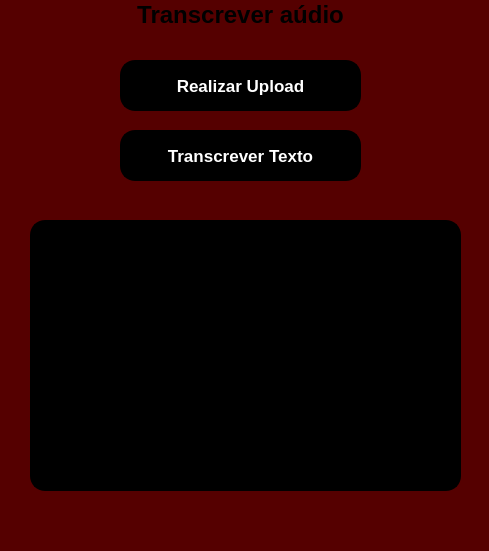
<?xml version="1.0" encoding="UTF-8"?>
<ui version="4.0">
 <class>MainWindow</class>
 <widget class="QMainWindow" name="MainWindow">
  <property name="geometry">
   <rect>
    <x>0</x>
    <y>0</y>
    <width>489</width>
    <height>551</height>
   </rect>
  </property>
  <property name="windowTitle">
   <string>MainWindow</string>
  </property>
  <property name="styleSheet">
   <string notr="true">background-color: rgb(85, 0, 0);</string>
  </property>
  <widget class="QWidget" name="centralwidget">
   <widget class="QLabel" name="label">
    <property name="geometry">
     <rect>
      <x>0</x>
      <y>0</y>
      <width>481</width>
      <height>31</height>
     </rect>
    </property>
    <property name="text">
     <string>&lt;html&gt;&lt;head/&gt;&lt;body&gt;&lt;p align=&quot;center&quot;&gt;&lt;span style=&quot; font-size:18pt; font-weight:600;&quot;&gt;Transcrever aúdio&lt;/span&gt;&lt;/p&gt;&lt;/body&gt;&lt;/html&gt;</string>
    </property>
   </widget>
   <widget class="QPushButton" name="pushButton">
    <property name="geometry">
     <rect>
      <x>120</x>
      <y>60</y>
      <width>241</width>
      <height>51</height>
     </rect>
    </property>
    <property name="font">
     <font>
      <pointsize>13</pointsize>
      <weight>75</weight>
      <bold>true</bold>
     </font>
    </property>
    <property name="styleSheet">
     <string notr="true">background-color: rgb(0, 0, 0);
border-style: outset;
border-width: 2px;
border-radius: 15px;
border-color: black;
color: rgb(255, 255, 255);</string>
    </property>
    <property name="text">
     <string>Realizar Upload</string>
    </property>
   </widget>
   <widget class="QPushButton" name="pushButton_2">
    <property name="geometry">
     <rect>
      <x>120</x>
      <y>130</y>
      <width>241</width>
      <height>51</height>
     </rect>
    </property>
    <property name="font">
     <font>
      <pointsize>13</pointsize>
      <weight>75</weight>
      <bold>true</bold>
     </font>
    </property>
    <property name="styleSheet">
     <string notr="true">background-color: rgb(0, 0, 0);
border-style: outset;
border-width: 2px;
border-radius: 15px;
border-color: black;
color: rgb(255, 255, 255);</string>
    </property>
    <property name="text">
     <string>Transcrever Texto</string>
    </property>
   </widget>
   <widget class="QTextEdit" name="textEdit">
    <property name="geometry">
     <rect>
      <x>30</x>
      <y>220</y>
      <width>431</width>
      <height>271</height>
     </rect>
    </property>
    <property name="styleSheet">
     <string notr="true">background-color: rgb(0, 0, 0);
border-style: outset;
border-width: 2px;
border-radius: 15px;
border-color: black;
color: rgb(255, 255, 255);</string>
    </property>
    <property name="html">
     <string>&lt;!DOCTYPE HTML PUBLIC &quot;-//W3C//DTD HTML 4.0//EN&quot; &quot;http://www.w3.org/TR/REC-html40/strict.dtd&quot;&gt;
&lt;html&gt;&lt;head&gt;&lt;meta name=&quot;qrichtext&quot; content=&quot;1&quot; /&gt;&lt;style type=&quot;text/css&quot;&gt;
p, li { white-space: pre-wrap; }
&lt;/style&gt;&lt;/head&gt;&lt;body style=&quot; font-family:'MS Shell Dlg 2'; font-size:8.25pt; font-weight:400; font-style:normal;&quot;&gt;
&lt;p style=&quot;-qt-paragraph-type:empty; margin-top:0px; margin-bottom:0px; margin-left:0px; margin-right:0px; -qt-block-indent:0; text-indent:0px;&quot;&gt;&lt;br /&gt;&lt;/p&gt;&lt;/body&gt;&lt;/html&gt;</string>
    </property>
   </widget>
  </widget>
  <widget class="QMenuBar" name="menubar">
   <property name="geometry">
    <rect>
     <x>0</x>
     <y>0</y>
     <width>489</width>
     <height>21</height>
    </rect>
   </property>
  </widget>
  <widget class="QStatusBar" name="statusbar"/>
 </widget>
 <resources/>
 <connections/>
</ui>
